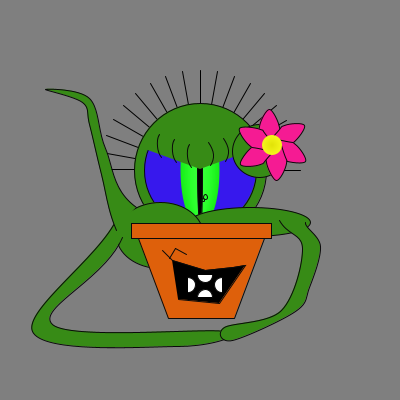
Frame 1 (no input)
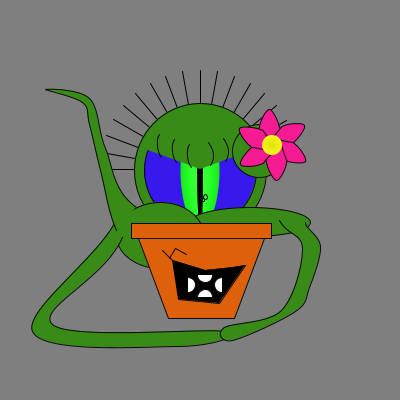
Frame 60 (the mouse pressed at the canvas centre just before this capture)
Frame 120 (the mouse held since frame 60 and released just before this capture): identical to frame 60, image omitted

The Processing sketch that drew these frames (run headless with seeded random() and noise(); from frame 60 on, the mouse is pressed at the canvas centre):

// Processing sketch: processing_87745
// ── processing_87745.pde

float x; //variable pour la largeur
float y; //varialbe de la hauter
int i; //variable pour 


// Fonction qui n'est appelee qu'au demarrage.
void setup() {
  size(400, 400); // La taille de la fenetre.
  frameRate(30); // Le nombre d'images par seconde.
  smooth(); // Lisser les formes dessinees.

  x = width/2;
  y = height/2;
}


// Fonction qui est appelee a chaque nouvelle image.
void draw() {
  background(127); // Remplir l'arriere-plan d'une teinte de gris.

  translate(x, y);

  //------------------------------- ÉPINE

  pushMatrix();
  translate(0, -30);
  for (int i = 0; i < 19; i++) {
    line(60, 0, 100, 0);
    stroke(0, 0, 0);
    rotate(radians(-10));
  }
  popMatrix();
  //------------------------------- FIN ÉPINE


  //--------------------------------- L'OEIL
  pushMatrix();
  stroke(10); // Orbite
  translate(0, -30);
  fill(55, 139, 22);
  ellipseMode(CENTER);
  ellipse(0, 0, 132, 134); // fin orbite
  popMatrix();

  pushMatrix();
  stroke(10); // arrière de l'oeil globe
  translate(0, -30);
  fill(55, 24, 237);
  ellipseMode(CENTER);
  ellipse(0, 0, 112, 114); // fin arrière de l'oeil
  popMatrix();

  pushMatrix();
  translate(0, -30);
  noStroke(); //début Iris
  for (int i=0;i<39;i=i+3) {
    fill(24+i, 237+i, 25+i);
    ellipse(0, 0, 39-i, 114-i);
  }//fin Iris
  popMatrix();

  pushMatrix();
  stroke(10); //début pupile
  fill(0, 0, 0);
  ellipseMode(CENTER);
  translate(0, -30);
  ellipse(0, 0, 5, 114); // fin pupile
  popMatrix();

  pushMatrix();
  noFill();// détail 1
  stroke(10); 
  ellipseMode(CENTER);
  translate(5, -3);
  ellipse(0, 0, 4, 5); //fin détail 1
  popMatrix();

  pushMatrix();
  noFill();//détail 2
  stroke(10); 
  ellipseMode(CENTER);
  translate(3, 0);
  ellipse(0, 0, 3, 3); //fin détail 2
  popMatrix();

  pushMatrix();
  noStroke(); //Début paupière
  fill(55, 139, 22);
  translate(0, -31);
  arc(0, 0, 120, 120, radians(200), radians(340)); //fin paupière sensé avoir CHORD
  popMatrix();

  //CIl 1
  pushMatrix();
  translate(-70, -115);
  noFill();
  stroke(10);
  beginShape();
  curveVertex(57.0, 84.0);
  curveVertex(46.0, 77.0);
  curveVertex(42.0, 66.0);
  curveVertex(44.0, 54.0);
  curveVertex(56.0, 46.0);
  endShape();
  popMatrix();

  //Cile 2
  pushMatrix();
  translate(-85, -120);
  noFill();
  stroke(10);
  beginShape();
  curveVertex(57.0, 84.0);
  curveVertex(46.0, 77.0);
  curveVertex(42.0, 66.0);
  curveVertex(44.0, 54.0);
  curveVertex(56.0, 46.0);
  endShape();
  popMatrix();

  //Cile 3
  pushMatrix();
  translate(-55, -110);
  noFill();
  stroke(10);
  beginShape();
  curveVertex(57.0, 84.0);
  curveVertex(46.0, 77.0);
  curveVertex(42.0, 66.0);
  curveVertex(44.0, 54.0);
  curveVertex(56.0, 46.0);
  endShape();
  popMatrix();

  //CILE 4
  pushMatrix();
  noFill();
  stroke(10);
  translate(-50, -103);
  beginShape();
  curveVertex(47, 34);
  curveVertex(58, 45);
  curveVertex(63, 57);
  curveVertex(60, 68);
  curveVertex(50, 78);
  endShape();
  popMatrix();

  //CILE 5
  pushMatrix();
  noFill();
  stroke(10);
  translate(-35, -107);
  beginShape();
  curveVertex(47, 34);
  curveVertex(58, 45);
  curveVertex(63, 57);
  curveVertex(60, 68);
  curveVertex(50, 78);
  endShape();
  popMatrix();


  //------------------ FIN DE L'OEIL 


  //------------------ DÉBUT CORP
  pushMatrix();
  fill(55, 139, 22); // Body 2
  stroke(10);
  translate(50, 22);
  ellipse(0, 0, 121, 29); //Fin body 2 
  popMatrix();

  pushMatrix();
  fill(55, 139, 22); // Body 1
  translate(-40, +35);
  ellipse(0, 0, 87, 66); //Fin body 1
  popMatrix();

  pushMatrix();
  fill(55, 139, 22); //corps 3
  translate(59, -49);
  ellipse(0, 0, 53, 53);//fin corps 3
  popMatrix();
  //-------------------- FIN CORP


  //---------------------- DÉBUT TENTACULE

  pushMatrix();
  fill(55, 139, 22);
  translate(-200, -200);
  beginShape();
  curveVertex(74.0, 108.0);
  curveVertex(119.0, 210.0);
  curveVertex(32.0, 331.0);
  curveVertex(178.0, 346.0);
  curveVertex(225.0, 331.0);
  curveVertex(52.0, 324.0);
  curveVertex(122.0, 237.0);
  curveVertex(158.0, 72.0);
  endShape();
  popMatrix();


  pushMatrix();
  translate(0, 0);
  beginShape(); //tentacul 2
  curveVertex(51.0, -44.0);
  curveVertex(79.0, 20.0);
  curveVertex(102.0, 48.0);
  curveVertex(81.0, 110.0);
  curveVertex(24.0, 127.0);
  curveVertex(32.0, 140.0);
  curveVertex(95.0, 111.0);
  curveVertex(109.0, 87.0);
  curveVertex(120.0, 46.0);
  curveVertex(105.0, 22.0);
  curveVertex(126.35443, 13.90503);
  endShape(); //Fin tentacul 2
  popMatrix();

  pushMatrix();
  translate(0, 0);
  beginShape(); // tentacul3
  curveVertex(51.0, 53.0);
  curveVertex(-64, 7.0);
  curveVertex(-95.0, -52.0);
  curveVertex(-111.0, -102.0);
  curveVertex(-155.0, -111.0);
  curveVertex(-118.0, -98.0);
  curveVertex(-111.0, -76.0);
  curveVertex(-99.0, -26.0);
  curveVertex(-84.0, 30.0);
  curveVertex(-46.0, 97.0);
  endShape(); //fintentacul
  popMatrix();

  //-----------------------------FIN TENTACULE


  //------------------- POT
  pushMatrix();
  fill(222, 96, 11); //Bordure
  stroke(10);
  translate(0, 0);
  quad(-69, 23, 71, 23, 71, 38, -69, 38); //Fin Bordure
  popMatrix();

  pushMatrix();
  fill(222, 96, 11); //pot
  stroke(10);
  translate(0, 0);
  quad(-62, 38, 64, 38, 34, 118, -32, 118); //Fin pot
  popMatrix();

  pushMatrix();
  translate(0, 0);
  beginShape(); //Début bouche
  stroke(10);
  fill(0, 0, 0);
  vertex(-28, 60);
  vertex(5, 70);
  vertex(33, 67);
  vertex(45, 65);
  vertex(19, 103);
  vertex(-22, 99);
  endShape(); //fin bouche
  popMatrix();

  pushMatrix();
  translate(0, 0);
  stroke(10); //Crake
  line(-28, 60, -38, 50); 
  line(-31, 58, -25, 48);
  line(-25, 48, -14, 54);//fin crack
  popMatrix();

  //---------------------- FIN POT


  //---------------------- BOUCHE


  pushMatrix();
  stroke(10); //dent haut 1
  fill(255, 255, 255);
  translate(-12, 85);
  rotate(radians(-90));
  arc(0, 0, 15, 15, radians(0), radians(180));
  popMatrix();

  pushMatrix();
  stroke(10); // dent haut 2
  fill(255, 255, 255);
  translate(5, 75);
  arc(0, 0, 15, 15, radians(0), radians(180)); 
  popMatrix();

  pushMatrix();
  stroke(10); // dent haut 3 
  fill(255, 255, 255);
  translate(22, 85);
  rotate(radians(90));
  arc(0, 0, 15, 15, radians(0), radians(180)); 
  popMatrix();

  pushMatrix();
  stroke(10); //dent bas 1
  fill(255, 255, 255);
  translate(5, 97);
  arc(0, 0, 15, 15, radians(-180), radians(0)); 
  //Fin dent bas 1
  popMatrix();

  //---------------------------FIN BOUCHE

  // ---------------------------FLEUR

  pushMatrix(); //p/tLE 1
  translate(45, -100);
  fill(245, 27, 147);
  beginShape();
  curveVertex(-6.0, 143.0);
  curveVertex(29.0, 43.0);
  curveVertex(34.0, 27.0);
  curveVertex(24.0, 9.0);
  curveVertex(14.0, 26.0);
  curveVertex(19.0, 44.0);
  curveVertex(49.0, 143.0);
  endShape();
  popMatrix();

  pushMatrix();//PETAL 2
  translate(100, -100);
  fill(245, 27, 147);
  rotate(radians(60));
  beginShape();
  curveVertex(-6.0, 143.0);
  curveVertex(29.0, 43.0);
  curveVertex(34.0, 27.0);
  curveVertex(24.0, 9.0);
  curveVertex(14.0, 26.0);
  curveVertex(19.0, 44.0);
  curveVertex(49.0, 143.0);
  endShape();
  popMatrix();

  pushMatrix(); //petal 3
  translate(125, -55);
  fill(245, 27, 147);
  rotate(radians(120));
  beginShape();
  curveVertex(-6.0, 143.0);
  curveVertex(29.0, 43.0);
  curveVertex(34.0, 27.0);
  curveVertex(24.0, 9.0);
  curveVertex(14.0, 26.0);
  curveVertex(19.0, 44.0);
  curveVertex(49.0, 143.0);
  endShape();
  popMatrix();

  pushMatrix(); // petale 4
  translate(100, -10);
  fill(245, 27, 147);
  rotate(radians(180));
  beginShape();
  curveVertex(-6.0, 143.0);
  curveVertex(29.0, 43.0);
  curveVertex(34.0, 27.0);
  curveVertex(24.0, 9.0);
  curveVertex(14.0, 26.0);
  curveVertex(19.0, 44.0);
  curveVertex(49.0, 143.0);
  endShape();
  popMatrix();

  pushMatrix(); // petale 5
  translate(45, -10);
  fill(245, 27, 147);
  rotate(radians(240));
  beginShape();
  curveVertex(-6.0, 143.0);
  curveVertex(29.0, 43.0);
  curveVertex(34.0, 27.0);
  curveVertex(24.0, 9.0);
  curveVertex(14.0, 26.0);
  curveVertex(19.0, 44.0);
  curveVertex(49.0, 143.0);
  endShape();
  popMatrix();

  pushMatrix(); // petale 5
  translate(20, -55);
  fill(245, 27, 147);
  rotate(radians(300));
  beginShape();
  curveVertex(-6.0, 143.0);
  curveVertex(29.0, 43.0);
  curveVertex(34.0, 27.0);
  curveVertex(24.0, 9.0);
  curveVertex(14.0, 26.0);
  curveVertex(19.0, 44.0);
  curveVertex(49.0, 143.0);
  endShape();
  popMatrix();

  //coeur
  noStroke();
  translate(72, -55);
  for (int i=0;i<20;i=i+2) {
    fill(244-i, 245-i, 27-i);
    ellipse(0, 0, 20-i, 20-i );
  }
  //-------------------- FIN FLEUR
}
